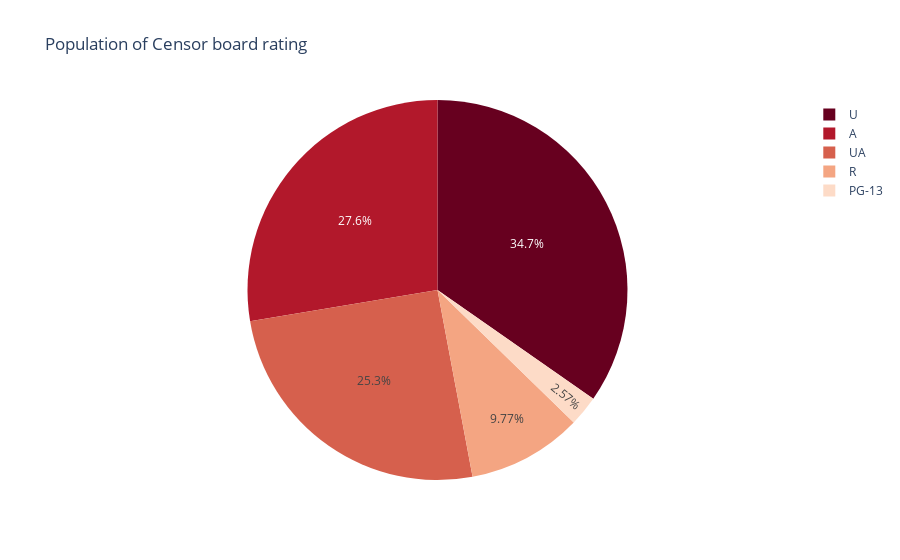

The code cell stored with this chart in its notebook:
### Code cell
fig = px.pie(censor, names=censor.index,values=censor.Count,title='Population of Censor board rating',color_discrete_sequence=px.colors.sequential.RdBu)
fig.show()

### Figure 1 — Plotly figure (JSON) as saved in the notebook; plotly's stock layout.template omitted (floating-point values rounded to 4 significant figures)
{"data": [{"domain": {"x": [0, 1], "y": [0, 1]}, "hovertemplate": "index=%{label}<br>Count=%{value}<extra></extra>", "labels": ["U", "A", "UA", "R", "PG-13"], "legendgroup": "", "name": "", "showlegend": true, "type": "pie", "values": [270, 215, 197, 76, 20]}], "layout": {"legend": {"tracegroupgap": 0}, "piecolorway": ["rgb(103,0,31)", "rgb(178,24,43)", "rgb(214,96,77)", "rgb(244,165,130)", "rgb(253,219,199)", "rgb(247,247,247)", "rgb(209,229,240)", "rgb(146,197,222)", "rgb(67,147,195)", "rgb(33,102,172)", "rgb(5,48,97)"], "title": {"text": "Population of Censor board rating"}}}
